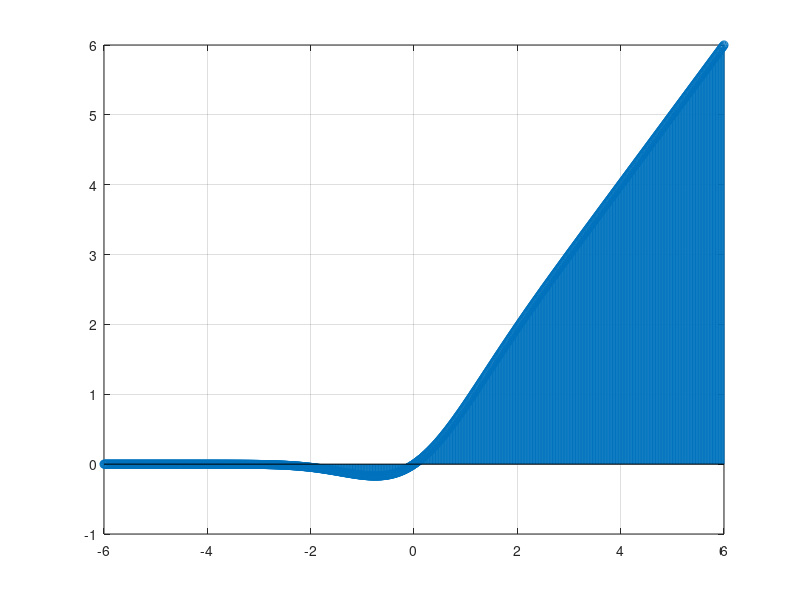

MATLAB code for this plot: (Note: this script raises an error after producing the figure.)
% This code is for the graph and sampling of GELU activation function;
x = -10:0.001:10;
y = 0.5 * x .* (1 + erf(x / sqrt(2)));

% sampling;
samples = 1024;
t = -6:(12/(samples-1)):6;
y_sampled = 0.5 * t .* (1 + erf(t / sqrt(2)));

stem(t,y_sampled);
grid on;


% Storing samples to csv file;
file_name = "GElU.csv";
writematrix(y_sampled, file_name); 
